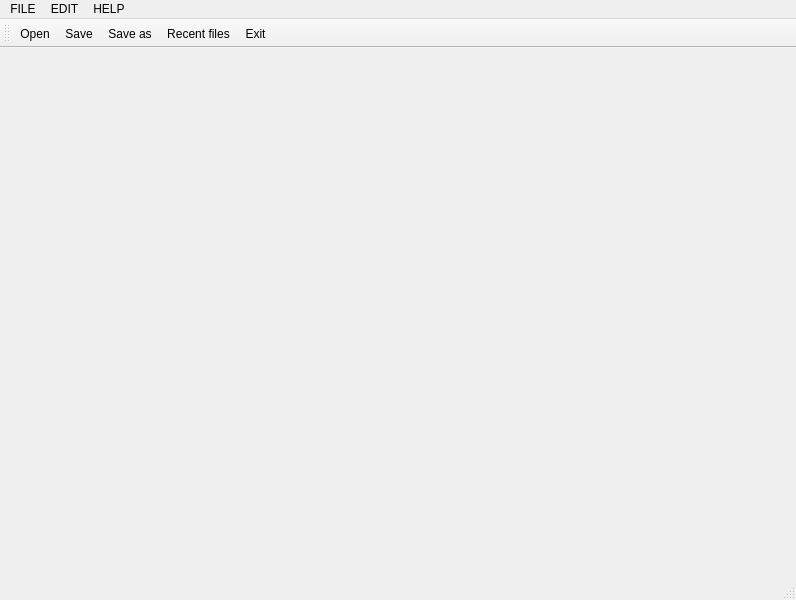
<?xml version="1.0" encoding="UTF-8"?>
<ui version="4.0">
 <class>MainWindow</class>
 <widget class="QMainWindow" name="MainWindow">
  <property name="geometry">
   <rect>
    <x>0</x>
    <y>0</y>
    <width>796</width>
    <height>600</height>
   </rect>
  </property>
  <property name="windowTitle">
   <string>MainWindow</string>
  </property>
  <widget class="QWidget" name="centralwidget">
   <layout class="QHBoxLayout" name="horizontalLayout">
    <item>
     <widget class="QLabel" name="label">
      <property name="text">
       <string/>
      </property>
     </widget>
    </item>
   </layout>
  </widget>
  <widget class="QMenuBar" name="menubar">
   <property name="geometry">
    <rect>
     <x>0</x>
     <y>0</y>
     <width>796</width>
     <height>21</height>
    </rect>
   </property>
   <widget class="QMenu" name="menuFILE">
    <property name="title">
     <string>FILE</string>
    </property>
    <addaction name="actionOpen"/>
    <addaction name="actionSave"/>
    <addaction name="actionSave_as"/>
    <addaction name="actionRecent_files"/>
    <addaction name="actionExit"/>
   </widget>
   <widget class="QMenu" name="menuEDIT">
    <property name="title">
     <string>EDIT</string>
    </property>
    <addaction name="actionGrayScale_Luminance"/>
    <addaction name="actionGrayScale_Average"/>
    <addaction name="actionSepia"/>
    <addaction name="actionBlur"/>
    <addaction name="actionNegative"/>
    <addaction name="actionTwo_Tones"/>
    <addaction name="actionEmboss"/>
    <addaction name="actionBrightness"/>
    <addaction name="actionTV_60"/>
    <addaction name="separator"/>
    <addaction name="actionUndo_2"/>
    <addaction name="actionRedo_2"/>
    <addaction name="separator"/>
   </widget>
   <widget class="QMenu" name="menuHELP">
    <property name="title">
     <string>HELP</string>
    </property>
    <addaction name="actionAbout"/>
    <addaction name="actionInfo"/>
   </widget>
   <addaction name="menuFILE"/>
   <addaction name="menuEDIT"/>
   <addaction name="menuHELP"/>
  </widget>
  <widget class="QStatusBar" name="statusbar"/>
  <widget class="QToolBar" name="toolBar">
   <property name="windowTitle">
    <string>toolBar</string>
   </property>
   <attribute name="toolBarArea">
    <enum>TopToolBarArea</enum>
   </attribute>
   <attribute name="toolBarBreak">
    <bool>false</bool>
   </attribute>
   <addaction name="actionOpen"/>
   <addaction name="actionSave"/>
   <addaction name="actionSave_as"/>
   <addaction name="actionRecent_files"/>
   <addaction name="actionExit"/>
  </widget>
  <action name="actionOpen">
   <property name="icon">
    <iconset>
     <normaloff>img/open.png</normaloff>img/open.png</iconset>
   </property>
   <property name="text">
    <string>Open</string>
   </property>
   <property name="shortcut">
    <string>Ctrl+O</string>
   </property>
  </action>
  <action name="actionSave">
   <property name="icon">
    <iconset>
     <normaloff>img/save.png</normaloff>img/save.png</iconset>
   </property>
   <property name="text">
    <string>Save</string>
   </property>
   <property name="shortcut">
    <string>Ctrl+S</string>
   </property>
  </action>
  <action name="actionSave_as">
   <property name="icon">
    <iconset>
     <normaloff>img/save as.jpg</normaloff>img/save as.jpg</iconset>
   </property>
   <property name="text">
    <string>Save as</string>
   </property>
   <property name="shortcut">
    <string>Shift+S</string>
   </property>
  </action>
  <action name="actionRecent_files">
   <property name="icon">
    <iconset>
     <normaloff>img/recent file.png</normaloff>img/recent file.png</iconset>
   </property>
   <property name="text">
    <string>Recent files</string>
   </property>
   <property name="shortcut">
    <string>Ctrl+R</string>
   </property>
  </action>
  <action name="actionExit">
   <property name="icon">
    <iconset>
     <normaloff>img/exit.jpg</normaloff>img/exit.jpg</iconset>
   </property>
   <property name="text">
    <string>Exit</string>
   </property>
   <property name="shortcut">
    <string>Ctrl+Q</string>
   </property>
  </action>
  <action name="actionAbout">
   <property name="icon">
    <iconset>
     <normaloff>img/about.jpg</normaloff>img/about.jpg</iconset>
   </property>
   <property name="text">
    <string>About</string>
   </property>
   <property name="shortcut">
    <string>Shift+A</string>
   </property>
  </action>
  <action name="actionInfo">
   <property name="icon">
    <iconset>
     <normaloff>img/info.png</normaloff>img/info.png</iconset>
   </property>
   <property name="text">
    <string>Info</string>
   </property>
   <property name="shortcut">
    <string>Shift+I</string>
   </property>
  </action>
  <action name="actionGrayScale_Luminance">
   <property name="text">
    <string>GrayScale Luminance</string>
   </property>
  </action>
  <action name="actionGrayScale_Average">
   <property name="text">
    <string>GrayScale Average</string>
   </property>
  </action>
  <action name="actionSepia">
   <property name="text">
    <string>Sepia</string>
   </property>
  </action>
  <action name="actionBlur">
   <property name="text">
    <string>Blur</string>
   </property>
  </action>
  <action name="actionNegative">
   <property name="text">
    <string>Negative</string>
   </property>
  </action>
  <action name="actionTwo_Tones">
   <property name="text">
    <string>Two Tones</string>
   </property>
  </action>
  <action name="actionEmboss">
   <property name="text">
    <string>Emboss</string>
   </property>
  </action>
  <action name="actionBrightness">
   <property name="text">
    <string>Brightness</string>
   </property>
  </action>
  <action name="actionTV_60">
   <property name="text">
    <string>TV_60</string>
   </property>
  </action>
  <action name="actionUndo">
   <property name="text">
    <string>Undo</string>
   </property>
  </action>
  <action name="actionRedo">
   <property name="text">
    <string>Redo</string>
   </property>
  </action>
  <action name="actionUndo_2">
   <property name="text">
    <string>Undo</string>
   </property>
   <property name="shortcut">
    <string>Ctrl+Z</string>
   </property>
  </action>
  <action name="actionRedo_2">
   <property name="text">
    <string>Redo</string>
   </property>
   <property name="shortcut">
    <string>Ctrl+Y</string>
   </property>
  </action>
 </widget>
 <resources/>
 <connections/>
</ui>
